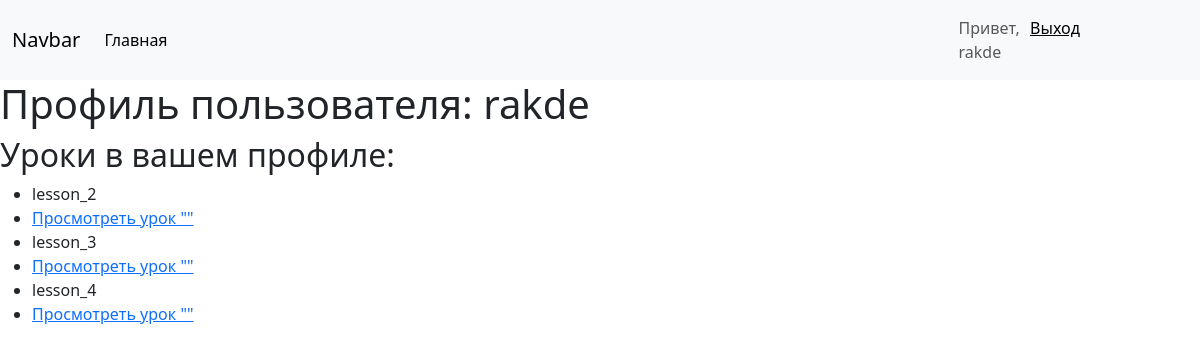
/profile/ (signed in), run on the app's committed database.
### products/models.py (models this page shows, shortened)
class LessonAccess(models.Model):
    user = models.ForeignKey(User, on_delete=models.CASCADE)
    lesson = models.ForeignKey(Lesson, on_delete=models.CASCADE)

class Lesson(models.Model):
    name = models.CharField(max_length=255)
    video_link = models.URLField(blank=True)
    duration_seconds = models.IntegerField()
    products = models.ManyToManyField(Product, related_name='lessons')
    class Meta:
        verbose_name = 'Урок'
        verbose_name_plural = 'Уроки'

### products/views.py (the view)
# urls.py: path('profile/', profile, name='profile'),
@login_required
def profile(request):
    user = request.user
    lesson_access_list = LessonAccess.objects.filter(user=user)
    return render(request, 'profile.html', {'lesson_access_list': lesson_access_list})

### products/templates/profile.html
{% extends 'index.html' %}
{% block content %}
<h1>Профиль пользователя: {{ user.username }}</h1>
<h2>Уроки в вашем профиле:</h2>
<ul>
    {% for lesson_access in lesson_access_list %}
        <li>{{ lesson_access.lesson.name }}</li>
    <li><a href="{% url 'view_lesson' lesson_access.lesson.id %}">Просмотреть урок "{{ lesson.name }}"</a></li>
    {% endfor %}
</ul>
{% endblock %}

### products/templates/navigation.html (shortened to what this page needs)
<nav class="navbar navbar-expand-lg bg-body-tertiary">
  <div class="container-fluid">
    <a class="navbar-brand" href="#">Navbar</a>
    <div class="collapse navbar-collapse" id="navbarNav">
      <ul class="navbar-nav">
        <li class="nav-item">
          <a class="nav-link active" aria-current="page" href="{% url 'index' %}">Главная</a>
        </li>
      </ul>
    </div>
  </div>
  <span class="navbar-text" style="margin-right: 100px; display: flex;">
    {% if request.user.is_authenticated %}
    <span class="auth" style="margin-right: 20px; display: flex;">
    Привет, {{ user.username }}  <a href="{% url 'Logout' %}">Выход</a>
    </span>
    {% else %}
    <a href="{% url 'Register' %}">Регистрация</a> || <a href="{% url 'Login' %}">Логин</a>
    <hr>
    {% endif %}
  </span>
</nav>

### data on the page
LessonAccess: lesson.name "lesson_2"
LessonAccess: lesson.name "lesson_3"
LessonAccess: lesson.name "lesson_4"

### other printed values
{{ user.username }} "rakde"
